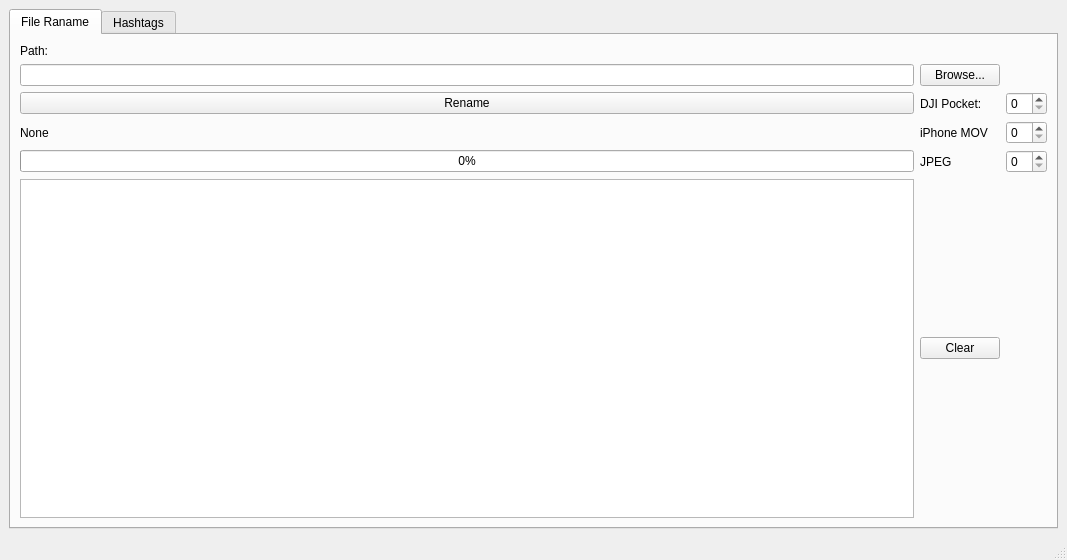
<?xml version="1.0" encoding="UTF-8"?>
<ui version="4.0">
 <class>mainWindow</class>
 <widget class="QMainWindow" name="mainWindow">
  <property name="geometry">
   <rect>
    <x>0</x>
    <y>0</y>
    <width>1067</width>
    <height>560</height>
   </rect>
  </property>
  <property name="windowTitle">
   <string>MainWindow</string>
  </property>
  <widget class="QWidget" name="centralwidget">
   <layout class="QGridLayout" name="gridLayout">
    <item row="1" column="1">
     <widget class="QTabWidget" name="tabWidget">
      <property name="currentIndex">
       <number>0</number>
      </property>
      <widget class="QWidget" name="tab">
       <attribute name="title">
        <string>File Raname</string>
       </attribute>
       <layout class="QGridLayout" name="gridLayout_2">
        <item row="0" column="0">
         <widget class="QLabel" name="label_4">
          <property name="text">
           <string>Path:</string>
          </property>
         </widget>
        </item>
        <item row="1" column="1">
         <widget class="QPushButton" name="browseButton">
          <property name="text">
           <string>Browse...</string>
          </property>
         </widget>
        </item>
        <item row="4" column="2">
         <widget class="QSpinBox" name="iphone_mov"/>
        </item>
        <item row="16" column="0">
         <widget class="QPlainTextEdit" name="output"/>
        </item>
        <item row="3" column="1">
         <widget class="QLabel" name="label">
          <property name="text">
           <string>DJI Pocket:</string>
          </property>
         </widget>
        </item>
        <item row="4" column="1">
         <widget class="QLabel" name="label_2">
          <property name="text">
           <string>iPhone MOV</string>
          </property>
         </widget>
        </item>
        <item row="3" column="2">
         <widget class="QSpinBox" name="dji_pocket"/>
        </item>
        <item row="5" column="1">
         <widget class="QLabel" name="label_3">
          <property name="text">
           <string>JPEG</string>
          </property>
         </widget>
        </item>
        <item row="5" column="2">
         <widget class="QSpinBox" name="iphone_img"/>
        </item>
        <item row="1" column="0">
         <widget class="QLineEdit" name="path"/>
        </item>
        <item row="16" column="1">
         <widget class="QPushButton" name="clearOutput">
          <property name="text">
           <string>Clear</string>
          </property>
         </widget>
        </item>
        <item row="3" column="0">
         <widget class="QPushButton" name="renameButton">
          <property name="text">
           <string>Rename</string>
          </property>
         </widget>
        </item>
        <item row="4" column="0">
         <widget class="QLabel" name="currentFilename">
          <property name="text">
           <string>None</string>
          </property>
         </widget>
        </item>
        <item row="5" column="0">
         <widget class="QProgressBar" name="fileProgress">
          <property name="value">
           <number>0</number>
          </property>
          <property name="textVisible">
           <bool>true</bool>
          </property>
         </widget>
        </item>
       </layout>
      </widget>
      <widget class="QWidget" name="tab_2">
       <attribute name="title">
        <string>Hashtags</string>
       </attribute>
       <layout class="QGridLayout" name="gridLayout_3">
        <item row="5" column="2">
         <widget class="QPushButton" name="shuffle">
          <property name="text">
           <string>Shuffle</string>
          </property>
         </widget>
        </item>
        <item row="5" column="0">
         <widget class="QSpinBox" name="numberOfHashtags">
          <property name="value">
           <number>30</number>
          </property>
         </widget>
        </item>
        <item row="3" column="0" rowspan="2" colspan="3">
         <widget class="QPlainTextEdit" name="hashtagOutput"/>
        </item>
        <item row="5" column="4">
         <widget class="QPushButton" name="generateHashtags">
          <property name="text">
           <string>Generate Hashtags</string>
          </property>
         </widget>
        </item>
        <item row="0" column="0" colspan="3">
         <widget class="QPlainTextEdit" name="sourceHashtags"/>
        </item>
        <item row="0" column="3" rowspan="5" colspan="2">
         <widget class="QTreeWidget" name="hashtagDistribution">
          <column>
           <property name="text">
            <string>Name</string>
           </property>
          </column>
          <column>
           <property name="text">
            <string>Score</string>
           </property>
          </column>
          <item>
           <property name="text">
            <string>Unknown</string>
           </property>
          </item>
          <item>
           <property name="text">
            <string>Invalid</string>
           </property>
          </item>
          <item>
           <property name="text">
            <string>Low (&lt; 100%)</string>
           </property>
          </item>
          <item>
           <property name="text">
            <string>Medium (100% to 150%)</string>
           </property>
          </item>
          <item>
           <property name="text">
            <string>Hight (150% to 200%)</string>
           </property>
          </item>
          <item>
           <property name="text">
            <string>Very High (&gt; 200%)</string>
           </property>
          </item>
         </widget>
        </item>
        <item row="5" column="5">
         <widget class="QPushButton" name="hashtagManagerButton">
          <property name="text">
           <string>Hashtag Manager</string>
          </property>
         </widget>
        </item>
        <item row="5" column="6">
         <widget class="QPushButton" name="clearSelection">
          <property name="text">
           <string>Clear</string>
          </property>
         </widget>
        </item>
        <item row="4" column="5" colspan="2">
         <widget class="QListWidget" name="hashtagCollections">
          <property name="selectionMode">
           <enum>QAbstractItemView::MultiSelection</enum>
          </property>
         </widget>
        </item>
        <item row="0" column="5">
         <widget class="QComboBox" name="users"/>
        </item>
       </layout>
      </widget>
     </widget>
    </item>
   </layout>
  </widget>
  <widget class="QMenuBar" name="menubar">
   <property name="geometry">
    <rect>
     <x>0</x>
     <y>0</y>
     <width>1067</width>
     <height>30</height>
    </rect>
   </property>
  </widget>
  <widget class="QStatusBar" name="statusbar"/>
 </widget>
 <resources/>
 <connections/>
 <slots>
  <slot>renameButtonClicked()</slot>
 </slots>
</ui>
